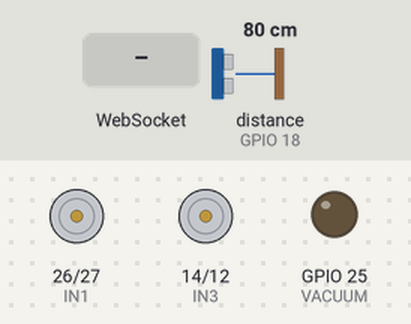
Bench run of a sketch on a simulated ESP32. On the bench: motor-driver pin pairs drawn as motors (green arrow = first pin HIGH = forward, orange = second pin HIGH = backward, longer = more drive, scaled by the enable pin), output pins drawn as LEDs (lit = HIGH). Wiring (inferred from the names in the program): ultrasonic range finder: trigger GPIO 5; echo GPIO 18; 2 × IR receiver: data GPIO 34 / data GPIO 35. Inputs (shaded band) come from the test bench; at power-on: distance to the obstacle (sensor on GPIO 18) 80 cm. The echo pulse lasts 58.3 µs per cm; WiFi joins after 1.5 s; servers stay silent unless stated; pins used as bus, display or sensor lines are not drawn; what the sketch prints to the serial monitor is not drawn.

Above: at 2.7 s.
2.8 s: WebSocket text "F" received
At 3.8 s:
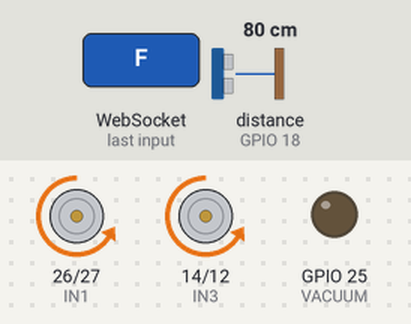
5.8 s: WebSocket text "B" received
At 7.0 s:
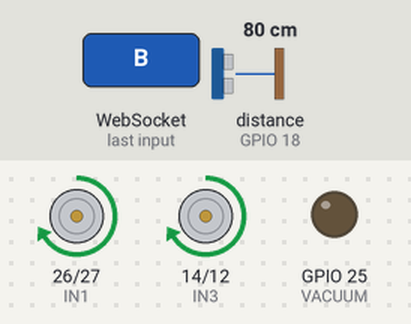
7.3 s: WebSocket text "L" received
At 8.3 s:
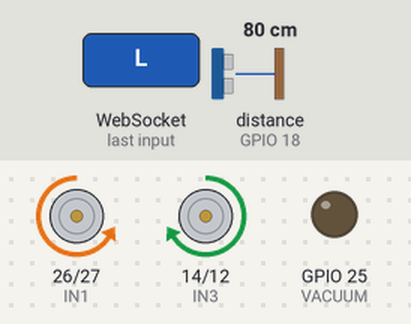
8.8 s: WebSocket text "R" received
At 9.5 s:
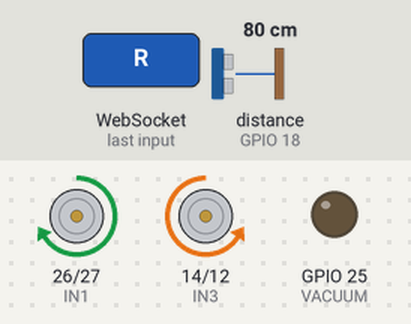
10.3 s: WebSocket text "S" received
At 10.7 s:
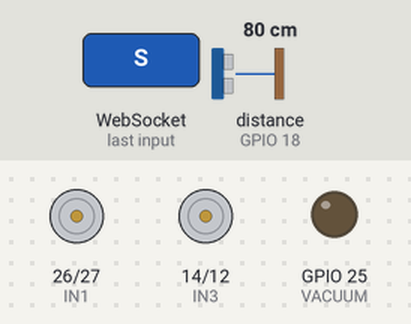
Timing chart, 0 to 12.8 s (numbered marks = the images above; inputs shaded):
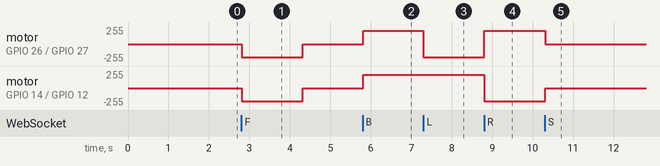

Measured:
- after the input at 2.8 s, motor on GPIO 26 (IN1) / GPIO 27 (IN2), motor on GPIO 14 (IN3) / GPIO 12 (IN4): stopped → backward 199/255 at once, → stopped 1.5 s later
- after the input at 5.8 s, motor on GPIO 26 (IN1) / GPIO 27 (IN2), motor on GPIO 14 (IN3) / GPIO 12 (IN4): stopped → forward 199/255 at once
- after the input at 7.3 s, motor on GPIO 26 (IN1) / GPIO 27 (IN2): forward 199/255 → backward 199/255 at once
- after the input at 8.8 s, motor on GPIO 26 (IN1) / GPIO 27 (IN2): backward 199/255 → forward 199/255 at once; motor on GPIO 14 (IN3) / GPIO 12 (IN4): forward 199/255 → backward 199/255 at once
- after the input at 10.3 s, motor on GPIO 26 (IN1) / GPIO 27 (IN2): forward 199/255 → stopped at once; motor on GPIO 14 (IN3) / GPIO 12 (IN4): backward 199/255 → stopped at once

The sketch:

CleanBot_Pro_Firmware.ino
```cpp
#include <WiFi.h>
#include <WebSocketsServer.h>

// ==========================================
// ⚠️ ENTER YOUR WIFI DETAILS HERE ⚠️
// ==========================================
const char* ssid = "Aug-4G";
const char* password = "Yegova@123";

// Start a WebSocket server on port 81 (standard port for WebSocketsServer)
WebSocketsServer webSocket = WebSocketsServer(81);

// Motor Pins
#define ENA 33
#define ENB 32
#define IN1 26
#define IN2 27
#define IN3 14
#define IN4 12
#define VACUUM 25

// Sensor Pins
#define TRIG 5
#define ECHO 18
#define IR_FRONT_LEFT 34
#define IR_FRONT_RIGHT 35

// Variables
long distanceRear = 0;
int irLeftState = HIGH;
int irRightState = HIGH;
int motorSpeedLeft = 200;  // Increased from 120 (120 is often too low to overcome stall torque)
int motorSpeedRight = 200; // Increased from 120
String currentMode = "IDLE";
bool autoMode = false;

// Auto AI State Machine
unsigned long autoActionTime = 0;
int autoState = 0; // 0=Fwd, 1=Rev, 2=Turn

// Dead-Man's Switch / Safety
unsigned long lastPingTime = 0;
bool clientConnected = false;
unsigned long lastTelemetryTime = 0;
unsigned long lastSensorTime = 0;

// ==========================================
// HARDWARE FUNCTIONS
// ==========================================
long readUltrasonic() {
  digitalWrite(TRIG, LOW); delayMicroseconds(2);
  digitalWrite(TRIG, HIGH); delayMicroseconds(10);
  digitalWrite(TRIG, LOW);
  long duration = pulseIn(ECHO, HIGH, 30000);
  if (duration == 0) return 999;
  return duration * 0.034 / 2;
}

void moveForward() { ledcWrite(ENA, motorSpeedLeft); ledcWrite(ENB, motorSpeedRight); digitalWrite(IN1, LOW); digitalWrite(IN2, HIGH); digitalWrite(IN3, LOW); digitalWrite(IN4, HIGH); }
void moveBackward() { ledcWrite(ENA, motorSpeedLeft); ledcWrite(ENB, motorSpeedRight); digitalWrite(IN1, HIGH); digitalWrite(IN2, LOW); digitalWrite(IN3, HIGH); digitalWrite(IN4, LOW); }
void turnLeft() { ledcWrite(ENA, motorSpeedLeft); ledcWrite(ENB, motorSpeedRight); digitalWrite(IN1, LOW); digitalWrite(IN2, HIGH); digitalWrite(IN3, HIGH); digitalWrite(IN4, LOW); }
void turnRight() { ledcWrite(ENA, motorSpeedLeft); ledcWrite(ENB, motorSpeedRight); digitalWrite(IN1, HIGH); digitalWrite(IN2, LOW); digitalWrite(IN3, LOW); digitalWrite(IN4, HIGH); }
void stopRobot() { ledcWrite(ENA, 0); ledcWrite(ENB, 0); digitalWrite(IN1, LOW); digitalWrite(IN2, LOW); digitalWrite(IN3, LOW); digitalWrite(IN4, LOW); }

// ==========================================
// WEBSOCKET HANDLER
// ==========================================
void webSocketEvent(uint8_t num, WStype_t type, uint8_t * payload, size_t length) {
  switch(type) {
    case WStype_DISCONNECTED:
      Serial.printf("[%u] Disconnected!\n", num);
      clientConnected = false;
      stopRobot();
      currentMode = "DISCONNECTED";
      autoMode = false;
      break;

    case WStype_CONNECTED: {
      IPAddress ip = webSocket.remoteIP(num);
      Serial.printf("[%u] Connected from %d.%d.%d.%d url: %s\n", num, ip[0], ip[1], ip[2], ip[3], payload);
      clientConnected = true;
      lastPingTime = millis(); // Reset dead-man switch
      currentMode = "IDLE";
      break;
    }

    case WStype_TEXT: {
      String cmd = String((char*)payload);
      lastPingTime = millis(); // Any command counts as a heartbeat

      if (cmd == "PING") {
        // Just a keepalive, do nothing else.
      }
      else if (cmd.startsWith("SPDL:")) {
        motorSpeedLeft = cmd.substring(5).toInt();
      }
      else if (cmd.startsWith("SPDR:")) {
        motorSpeedRight = cmd.substring(5).toInt();
      }
      else if (cmd == "F") { autoMode = false; moveForward(); currentMode = "MANUAL: FWD"; }
      else if (cmd == "B") { autoMode = false; moveBackward(); currentMode = "MANUAL: REV"; }
      else if (cmd == "L") { autoMode = false; turnLeft(); currentMode = "MANUAL: LEFT"; }
      else if (cmd == "R") { autoMode = false; turnRight(); currentMode = "MANUAL: RIGHT"; }
      else if (cmd == "S") { autoMode = false; stopRobot(); currentMode = "IDLE"; }
      else if (cmd == "V1") { digitalWrite(VACUUM, HIGH); }
      else if (cmd == "V0") { digitalWrite(VACUUM, LOW); }
      else if (cmd == "AUTO") { autoMode = true; currentMode = "AI AUTO-CLEAN"; autoState = 0; }
      break;
    }
  }
}

// ==========================================
// SETUP
// ==========================================
void setup() {
  Serial.begin(115200);

  pinMode(IN1, OUTPUT); pinMode(IN2, OUTPUT);
  pinMode(IN3, OUTPUT); pinMode(IN4, OUTPUT);
  pinMode(VACUUM, OUTPUT);
  pinMode(TRIG, OUTPUT); pinMode(ECHO, INPUT);
  pinMode(IR_FRONT_LEFT, INPUT); pinMode(IR_FRONT_RIGHT, INPUT);

  ledcAttach(ENA, 1000, 8); ledcAttach(ENB, 1000, 8);
  stopRobot();

  // Connect to WiFi
  WiFi.begin(ssid, password);
  Serial.print("Connecting to WiFi");
  while (WiFi.status() != WL_CONNECTED) {
    delay(500); Serial.print(".");
  }
  Serial.println("\nWiFi connected! IP address:");
  Serial.println(WiFi.localIP());

  // Start WebSocket server
  webSocket.begin();
  webSocket.onEvent(webSocketEvent);
  Serial.println("WebSocket server started on port 81");
}

// ==========================================
// MAIN LOOP
// ==========================================
void loop() {
  webSocket.loop(); // Must be called frequently

  if (millis() - lastSensorTime > 60) {
    distanceRear = readUltrasonic();
    irLeftState = digitalRead(IR_FRONT_LEFT);
    irRightState = digitalRead(IR_FRONT_RIGHT);
    lastSensorTime = millis();
  }

  // 🕒 1. DEAD-MAN'S SWITCH (Safety Failsafe)
  if (clientConnected && (millis() - lastPingTime > 1500)) {
    // If no ping received for 1.5 seconds, assume app crashed or WiFi dropped
    stopRobot();
    autoMode = false;
    currentMode = "FAILSAFE HALT";
    Serial.println("Connection lost! Failsafe engaged.");
    clientConnected = false;
  }

  // 🚀 2. AI REFLEXES
  if (autoMode) {
    if (autoState == 0) { // State 0: Moving Forward
      moveForward();
      if (irLeftState == LOW || irRightState == LOW) { // Hit front obstacle
        autoState = 1;
        autoActionTime = millis();
        currentMode = "AI: OBSTACLE! REV";
      }
    }
    else if (autoState == 1) { // State 1: Reversing
      moveBackward();
      // Reverse for 800ms, OR stop reversing if ultrasonic detects something < 15cm
      if (millis() - autoActionTime > 800 || distanceRear < 15) {
        autoState = 2;
        autoActionTime = millis();
        currentMode = "AI: TURNING";
      }
    }
    else if (autoState == 2) { // State 2: Turning to find a new path
      turnRight();
      if (millis() - autoActionTime > 600) {
        autoState = 0; // Go back to Forward
        currentMode = "AI AUTO-CLEAN";
      }
    }
  } else {
    // 🛡️ 3. MANUAL SAFETY REFLEXES
    // NOTE: If your robot refuses to move forward or backward but can turn left/right,
    // it's likely because your sensors are disconnected or seeing the floor as an obstacle!
    if (currentMode == "MANUAL: FWD" && (irLeftState == LOW || irRightState == LOW)) {
      stopRobot(); currentMode = "IDLE (FRONT BLOCKED)";
    }
    if (currentMode == "MANUAL: REV" && distanceRear < 15) {
      stopRobot(); currentMode = "IDLE (REAR BLOCKED)";
    }
  }

  // 📡 4. TELEMETRY BROADCAST
  // Send state to all connected WebSocket clients every 150ms
  if (millis() - lastTelemetryTime > 150) {
    String json = "{\"dist\":" + String(distanceRear) +
                  ",\"irL\":" + String(irLeftState) +
                  ",\"irR\":" + String(irRightState) +
                  ",\"mode\":\"" + currentMode + "\"}";
    webSocket.broadcastTXT(json);
    lastTelemetryTime = millis();
  }

  delay(10); // Short delay for stability, but keeps loop extremely fast
}
```
